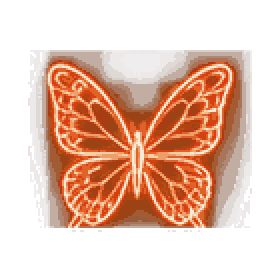
#> input picture SourceArt/butterfly.png, 140 x 140 px (shown 2 times larger); its folder holds only this picture in this run
$ python build_assets.py
#> lines starting #> are read from the running program, lines starting #| are printed output that depends on the picture; after the words box and inside, x2 and y2 are one past the last pixel; in counts of white or black regions, pixels touching at a corner belong together
#!/usr/bin/env python3
"""Erzeugt die Laufzeit-Atlanten fuer Glamour Games (Unity).

  * font_atlas.png / font_atlas.txt  - SDF-Schriftatlas (Selawik, Selawik Bold, PT Serif Bold Italic,
                                       Noto Sans Symbols 2 als Fallback fuer Spielkarten-/Pfeilsymbole)
  * img_atlas.png  / img_atlas.txt   - alle Spielgrafiken aus SourceArt in einem Atlas (mit Alpha-Bleeding)

Die Dateien landen als .bytes in Assets/Resources/Glamour, damit Unity sie unveraendert als TextAsset
importiert (keine Kompression, keine Farbraum-Konvertierung). Aufruf aus dem Repo-Wurzelverzeichnis:

    pip install pillow numpy scipy
    python3 Tools/build_assets.py

Wer neue Sonderzeichen in Texten verwendet, ergaenzt sie in EXTRA und laesst das Skript erneut laufen.
"""
import os
import sys

import numpy as np
from PIL import Image, ImageDraw, ImageFont
from scipy import ndimage

ROOT = os.path.abspath(os.path.join(os.path.dirname(__file__), ".."))
SRC = os.path.join(ROOT, "SourceArt")
OUT = os.path.join(ROOT, "Assets", "Resources", "Glamour")

BASE = 56          # Atlas-Glyphgroesse in Pixeln (em)
SPREAD = 14        # SDF-Reichweite in Atlas-Pixeln (= Glow-Reichweite)
SS = 4             # Supersampling fuer die Distanzberechnung
FONTS = [
    ("Selawik-Regular.ttf", 0),
    ("Selawik-Bold.ttf", 1),
    ("PTSerif-BoldItalic.ttf", 2),
    ("NotoSansSymbols2.ttf", 3),
]
EXTRA = "€–—…„“”‚‘’•×÷½¼¾°±·∞▲▶▼◀►◄★☆♠♣♥♦♤♧♡♢⬆⬇←→↑↓✓✔✗✘♪♫●○■□◆◇♛♚⚡☀☾❤✦✧⚑⚓☺☹"


def charset():
    cs = [chr(c) for c in range(32, 127)] + [chr(c) for c in range(160, 256)]
    for ch in EXTRA:
        if ch not in cs:
            cs.append(ch)
    return cs


def has_glyph(font, ch):
    try:
        mask = font.getmask(ch)
        if mask.size[0] == 0 and ch.strip():
            return False
        # Pillow liefert fuer fehlende Glyphen das .notdef-Rechteck; Vergleich mit garantiert fehlendem Zeichen
        return True
    except Exception:
        return False


def notdef_signature(font):
    m = font.getmask("\U000F0000")
    return (m.size, bytes(m))


def sdf_glyph(font_hi, ch):
    """Rendert eine Glyphe hochaufgeloest und liefert (sdf uint8, bx, by, adv) in Basis-Pixeln."""
    pad_hi = SPREAD * SS
    asc, desc = font_hi.getmetrics()
    left, top, right, bottom = font_hi.getbbox(ch, anchor="ls")
    adv = font_hi.getlength(ch) / SS
    if right <= left or bottom <= top:
        return None, 0, 0, adv
    # Ausrichtung am Basis-Raster: Glyph-Box auf Vielfache von SS erweitern
    left = int(np.floor(left / SS)) * SS
    top = int(np.floor(top / SS)) * SS
    right = int(np.ceil(right / SS)) * SS
    bottom = int(np.ceil(bottom / SS)) * SS
    w = right - left + 2 * pad_hi
    h = bottom - top + 2 * pad_hi
    img = Image.new("L", (w, h), 0)
    ImageDraw.Draw(img).text((pad_hi - left, pad_hi - top), ch, font=font_hi, fill=255, anchor="ls")
    a = np.asarray(img).astype(np.float32) / 255.0
    inside = a > 0.5
    d_out = ndimage.distance_transform_edt(~inside)
    d_in = ndimage.distance_transform_edt(inside)
    sd = (d_out - d_in) / SS  # positiv = aussen, in Basis-Pixeln
    hb, wb = h // SS, w // SS
    sd = sd[: hb * SS, : wb * SS].reshape(hb, SS, wb, SS).mean(axis=(1, 3))
    v = np.clip(0.5 - sd / (2.0 * SPREAD), 0.0, 1.0)
    bx = left / SS - SPREAD
    by = top / SS - SPREAD
    return (v * 255 + 0.5).astype(np.uint8), bx, by, adv


def pack(items, width):
    """Einfaches Shelf-Packing. items: Liste (key, w, h). Liefert dict key->(x,y) und Hoehe."""
    order = sorted(items, key=lambda it: -it[2])
    x = y = shelf = 0
    pos = {}
    for key, w, h in order:
        if x + w > width:
            x = 0
            y += shelf + 1
            shelf = 0
        pos[key] = (x, y)
        x += w + 1
        shelf = max(shelf, h)
    return pos, y + shelf + 1


def build_font():
    chars = charset()
    glyphs = []  # (fi, cp, arr, bx, by, adv)
    metrics = []
    primary_have = {}
    for fi, (fname, _) in enumerate(FONTS):
        path = os.path.join(SRC, "Fonts", fname)
        f_hi = ImageFont.truetype(path, BASE * SS)
        asc, desc = f_hi.getmetrics()
        metrics.append((fi, asc / SS, desc / SS))
        nd = notdef_signature(f_hi)
        for ch in chars:
            m = f_hi.getmask(ch)
            if (m.size, bytes(m)) == nd and ch != " ":
                continue
            if fi == 3:
                # Symbolschrift nur fuer Zeichen, die in keiner Textschrift existieren
                if any(ch in primary_have.get(k, set()) for k in range(3)):
                    continue
            arr, bx, by, adv = sdf_glyph(f_hi, ch)
            primary_have.setdefault(fi, set()).add(ch)
            glyphs.append((fi, ord(ch), arr, bx, by, adv))
#> this loop made 4 passes
#> pass 1, in sdf_glyph (call 2), `inside = a > 0.5`:
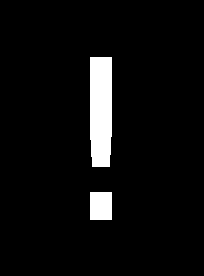
#> inside: shape (276, 204) bool; 5.3% white; 2 white regions, box (x1, y1, x2, y2) and area: (90, 57, 112, 167) 2341, (90, 192, 112, 220) 616
#> pass 1, in sdf_glyph (call 2), `d_out = ndimage.distance_transform_edt(~inside)`:
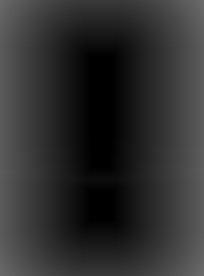
#> d_out: shape (276, 204) float64; min 0, max 108.2, mean 47
    items = [(i, (g[2].shape[1] if g[2] is not None else 0), (g[2].shape[0] if g[2] is not None else 0)) for i, g in enumerate(glyphs)]
    width = 2048
    pos, height = pack([it for it in items if it[1] > 0], width)
#> the loop in pack, `for key, w, h in order:` made 738 passes
#> (key, w, h) on passes 1 to 3: (92, 47, 85), (188, 62, 85), (341, 47, 85)
    height = 1 << int(np.ceil(np.log2(max(height, 64))))
    atlas = np.zeros((height, width), np.uint8)
    lines = [f"atlas {width} {height} {BASE} {SPREAD}"]
    for fi, asc, desc in metrics:
        lines.append(f"font {fi} {asc:.3f} {desc:.3f}")
#> this loop made 4 passes
    for i, (fi, cp, arr, bx, by, adv) in enumerate(glyphs):
        if arr is None:
            lines.append(f"g {fi} {cp} {adv:.3f} 0 0 0 0 0 0")
            continue
        x, y = pos[i]
        h, w = arr.shape
        atlas[y:y + h, x:x + w] = arr
        lines.append(f"g {fi} {cp} {adv:.3f} {x} {y} {w} {h} {bx:.3f} {by:.3f}")
#> this loop made 747 passes
#> (bx, by, adv) on passes 2 to 4: (-14, -55, 22.45), (-14, -55, 25.76), (-14, -54, 46.92)
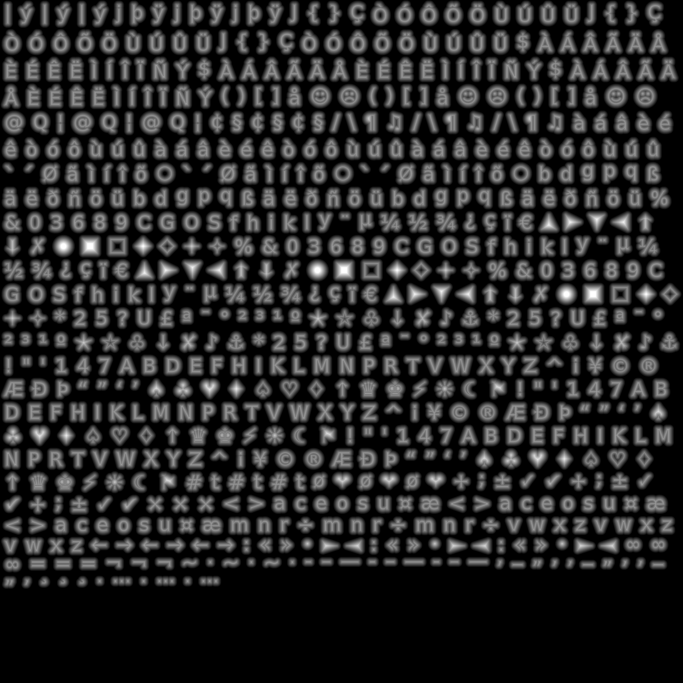
#> atlas: shape (2048, 2048) (shown at 1/3 size); min 0, max 255, mean 39
    Image.fromarray(atlas, "L").save(os.path.join(OUT, "font_atlas.png.bytes"), "PNG", optimize=True)
    with open(os.path.join(OUT, "font_atlas.txt"), "w", encoding="utf-8") as f:
        f.write("\n".join(lines) + "\n")
    print(f"font atlas {width}x{height}, {len(glyphs)} glyphs")
#| font atlas 2048x2048, 747 glyphs
#> in build_images, im is the input picture: PIL image 140x140 RGBA; mean R, G, B, A 80.3, 38.2, 18.2, 89.4


def bleed(im):
    a = np.asarray(im).copy()
    alpha = a[:, :, 3]
    if alpha.min() == 255:
        return im
    solid = alpha > 8
#> solid: shape (140, 140) bool; 49.4% white; 13 white regions (12 under 20 px), largest, box (x1, y1, x2, y2) and area: (14, 25, 126, 114) 9652
    if not solid.any():
        return im
    _, (iy, ix) = ndimage.distance_transform_edt(~solid, return_indices=True)
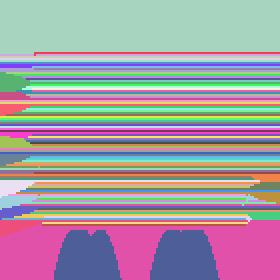
#> iy: shape (140, 140) int32 (shown 2 times larger); 90 distinct labels, from 25 to 115; one colour per label, 0 black
    rgb = a[:, :, :3][iy, ix]
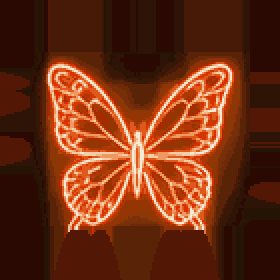
#> rgb: shape (140, 140, 3) (shown 2 times larger); mean R, G, B 109.3, 47.2, 20.2
    out = a.copy()
    mask = ~solid
    out[:, :, :3][mask] = rgb[mask]
    return Image.fromarray(out, "RGBA")


def build_images():
    names = []
    for fn in sorted(os.listdir(SRC)):
        base, ext = os.path.splitext(fn)
        if ext.lower() not in (".png", ".jpg", ".webp") or base == "icon":
            continue
        names.append((base, os.path.join(SRC, fn)))
    imgs = {}
    for base, path in names:
        im = Image.open(path).convert("RGBA")
        if max(im.size) > 512:
            im.thumbnail((512, 512), Image.LANCZOS)
        imgs[base] = bleed(im)
    PAD = 4
    items = [(k, im.size[0] + 2 * PAD, im.size[1] + 2 * PAD) for k, im in imgs.items()]
    width = 2048
    pos, height = pack(items, width)
#> the loop in pack (call 2), `for key, w, h in order:` made 1 pass
#> (key, w, h) on pass 1: ('butterfly', 148, 148)
    height = 1 << int(np.ceil(np.log2(max(height, 64))))
    atlas = Image.new("RGBA", (width, height), (0, 0, 0, 0))
#> atlas: PIL image 2048x256 RGBA; every value is 0
    lines = [f"atlas {width} {height}"]
    for k, im in imgs.items():
        x, y = pos[k]
        w, h = im.size
        # Rand extrudieren, damit bilineares Filtern keine Nachbarn einblutet
        ext = Image.new("RGBA", (w + 2 * PAD, h + 2 * PAD))
        ext.paste(im.resize((w + 2 * PAD, h + 2 * PAD), Image.NEAREST), (0, 0))
        ext.paste(im, (PAD, PAD))
        atlas.paste(ext, (x, y))
        lines.append(f"img {k} {x + PAD} {y + PAD} {w} {h}")
#> this loop made 1 pass
#> k on pass 1: 'butterfly'
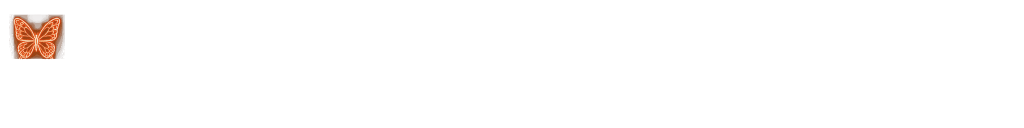
#> atlas: PIL image 2048x256 RGBA (shown at 1/2 size); mean R, G, B, A 4.3, 1.8, 0.8, 3.3; transparent parts drawn white
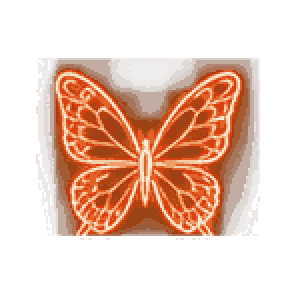
#> ext: PIL image 148x148 RGBA (shown 2 times larger); mean R, G, B, A 103.7, 44, 18.5, 80; transparent parts drawn white
    atlas.save(os.path.join(OUT, "img_atlas.png.bytes"), "PNG", optimize=True)
    with open(os.path.join(OUT, "img_atlas.txt"), "w", encoding="utf-8") as f:
        f.write("\n".join(lines) + "\n")
    print(f"image atlas {width}x{height}, {len(imgs)} images")
#| image atlas 2048x256, 1 images


if __name__ == "__main__":
    os.makedirs(OUT, exist_ok=True)
    build_font()
    build_images()
    sys.exit(0)
#> (the program exits here)
